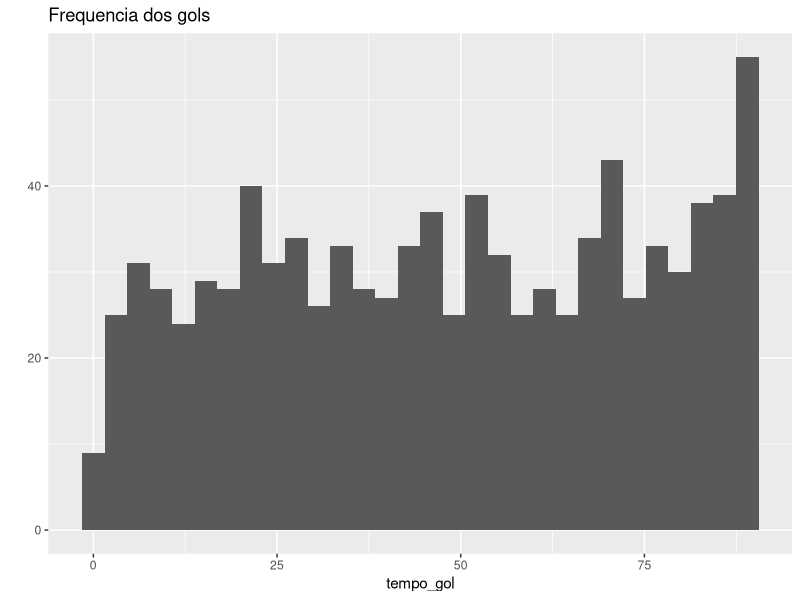
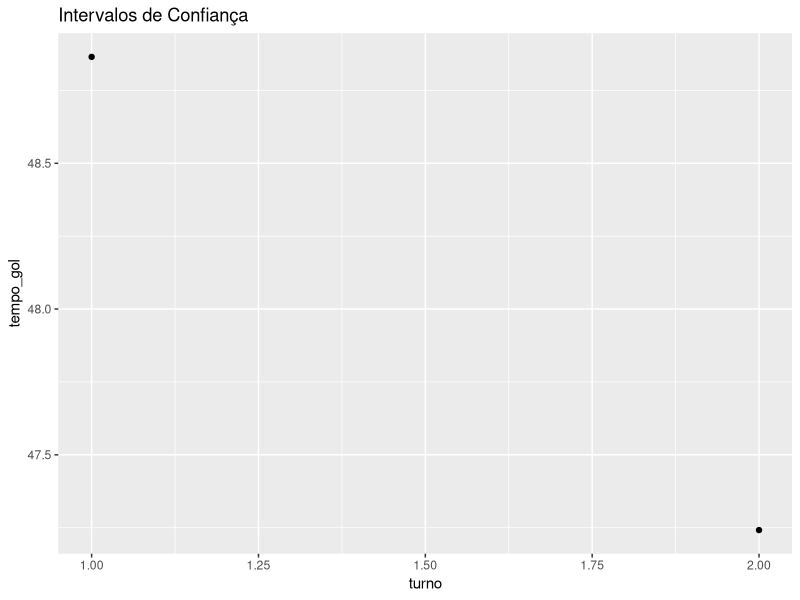
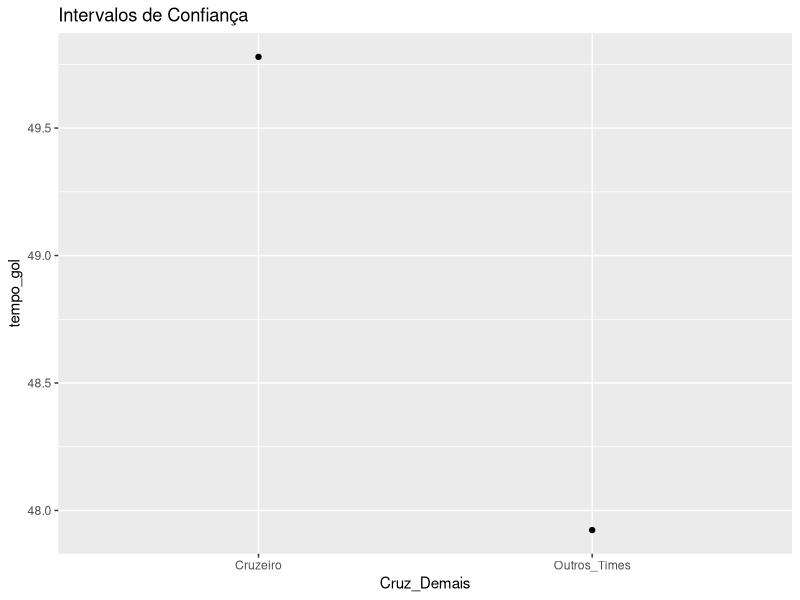

Write R code to recreate these figures, in order. (Note: this script raises an error after producing the figures.)
## ---- chunk 1
  library(ggplot2, quietly = T, warn.conflicts = F)
  library(dplyr, quietly = T, warn.conflicts = F)
## ---- chunk 2
     gols<-read.csv("camp brasileiro 2013 - dados processados copy.csv")
     head(gols)
## ---- chunk 3
        gols <- filter(gols,tempo_gol != "None")
        gols$tempo_gol <- as.numeric(gols$tempo_gol)

        tempo1 <- filter(gols,tempo_gol <= 45)
        tempo2 <- filter(gols,tempo_gol > 45)
        tempo2$tempo_gol <- tempo2$tempo_gol - 45

        qplot(data = gols, tempo_gol, geom = "histogram")+ggtitle("Frequencia dos gols")
## ---- chunk 4

     gols<-read.csv("camp brasileiro 2013 - dados processados copy.csv")
     gols <- filter(gols,tempo_gol != "None")
     gols$tempo_gol <- as.numeric(gols$tempo_gol)

     turno_1 <- filter(gols, id_jogo <= 190)
     turno_2 <- filter(gols, id_jogo > 190)
     t.test(turno_1$tempo_gol,turno_2$tempo_gol)
## ---- chunk 5

     gols<-read.csv("camp brasileiro 2013 - dados processados copy.csv")
     gols <- filter(gols,tempo_gol != "None")
     gols$tempo_gol <- as.numeric(gols$tempo_gol)

    gols$turno <- 0

      for (i in seq(1,nrow(gols))){
           if (gols[i,1] <= 190){
                gols[i,8] <- 1
             }
           else{
            gols[i,8] <- 2
           }
      }
    
       ggplot(gols, aes(x = turno, y = tempo_gol)) + 
          stat_summary(fun.y = mean, geom = "point") + 
          stat_summary(fun.data = mean_cl_normal, geom = "errorbar", colour = "blue",) + ggtitle("Intervalos de Confiança")

## ---- chunk 6
    gols<-read.csv("camp brasileiro 2013 - dados processados copy.csv")
    gols <- filter(gols,tempo_gol != "None")
    gols$tempo_gol <- as.numeric(gols$tempo_gol)

    gols_campeao <- filter(gols, time_gol == "Cruzeiro")
    demais_times <- filter(gols, time_gol != "Cruzeiro")

   t.test(gols_campeao$tempo_gol,demais_times$tempo_gol)

## ---- chunk 7

  gols<-read.csv("camp brasileiro 2013 - dados processados copy.csv")
    gols <- filter(gols,tempo_gol != "None")
    gols$tempo_gol <- as.numeric(gols$tempo_gol)   
 

    gols$Cruz_Demais <- "X"

    for (i in seq(1,nrow(gols))){
           if (gols[i,5] == "Cruzeiro"){
                gols[i,8] <- "Cruzeiro"
             }
           else{
            gols[i,8] <- "Outros_Times"
           }
      }

   ggplot(gols, aes(x = Cruz_Demais, y = tempo_gol)) + 
          stat_summary(fun.y = mean, geom = "point") + 
          stat_summary(fun.data = mean_cl_normal, geom = "errorbar", colour = "blue",) + ggtitle("Intervalos de Confiança")

## ---- chunk 8
    gols<-read.csv("camp brasileiro 2013 - dados processados copy.csv")
    gols <- filter(gols,tempo_gol != "None")
    gols$tempo_gol <- as.numeric(gols$tempo_gol)   

    rebaixados <- filter(gols, time_gol == "Portuguesa" | time_gol == "Vasco da Gama" | time_gol == "Ponte Preta" |time_gol ==                      "Náutico" )
     
    demais_times<- filter(gols, time_gol != "Portuguesa" & time_gol != "Vasco da Gama" & time_gol != "Ponte Preta" &time_gol !=                      "Náutico" )
    
   t.test(rebaixados$tempo_gol,demais_times$tempo_gol)

## ---- chunk 9
    
    gols<-read.csv("camp brasileiro 2013 - dados processados copy.csv")
    gols <- filter(gols,tempo_gol != "None")
    gols$tempo_gol <- as.numeric(gols$tempo_gol)   

    times_gols <- group_by(gols, time_gol) %>% summarise_each(funs(length))
    times_gols <- times_gols[,c(1,2)]
    colnames(times_gols)<- c("Time","Gols")

    campeaoGols <- filter(times_gols, Time == "Cruzeiro")
#     t.test(times_gols$Gols,campeaoGols$Gols)

      jogos <- group_by(gols, id_jogo)
jogos_dados <- data.frame(timeA=c(),timeB=c(),placarA=c(),placarB=c())

for (i in ids){
   jogo <- filter(jogos, id_jogo == as.numeric(i))
   timeA <- jogo[1,2]
   timeB <- jogo[1,3]
   placarA <- max(jogo$placar_time_a)
   placarB <- max(jogo$placar_time_b)
   list(timeA, timeB,placarA,placarB)
   jogos_dados <- rbind(jogos_dados,data.frame(timeA=c(timeA),timeB=c(timeB),placarA=c(placarA),placarB=c(placarB)))
 }

 casa <- jogos_dados[,c(1,3)]
 fora <- jogos_dados[,c(2,4)]

t.test(casa$placarA,fora$placarB)
## ---- chunk 10
colnames(casa) <- c("Time","Gols")
casa$Fora_Casa <- "Casa"

colnames(fora) <- c("Time","Gols")
fora$Fora_Casa <- "Fora"

jogos_dentro_fora <-rbind(casa, fora)

 ggplot(jogos_dentro_fora, aes(x =Fora_Casa, y = Gols)) + 
          stat_summary(fun.y = mean, geom = "point") + 
          stat_summary(fun.data = mean_cl_normal, geom = "errorbar", colour = "blue",) + ggtitle("Intervalos de Confiança")
